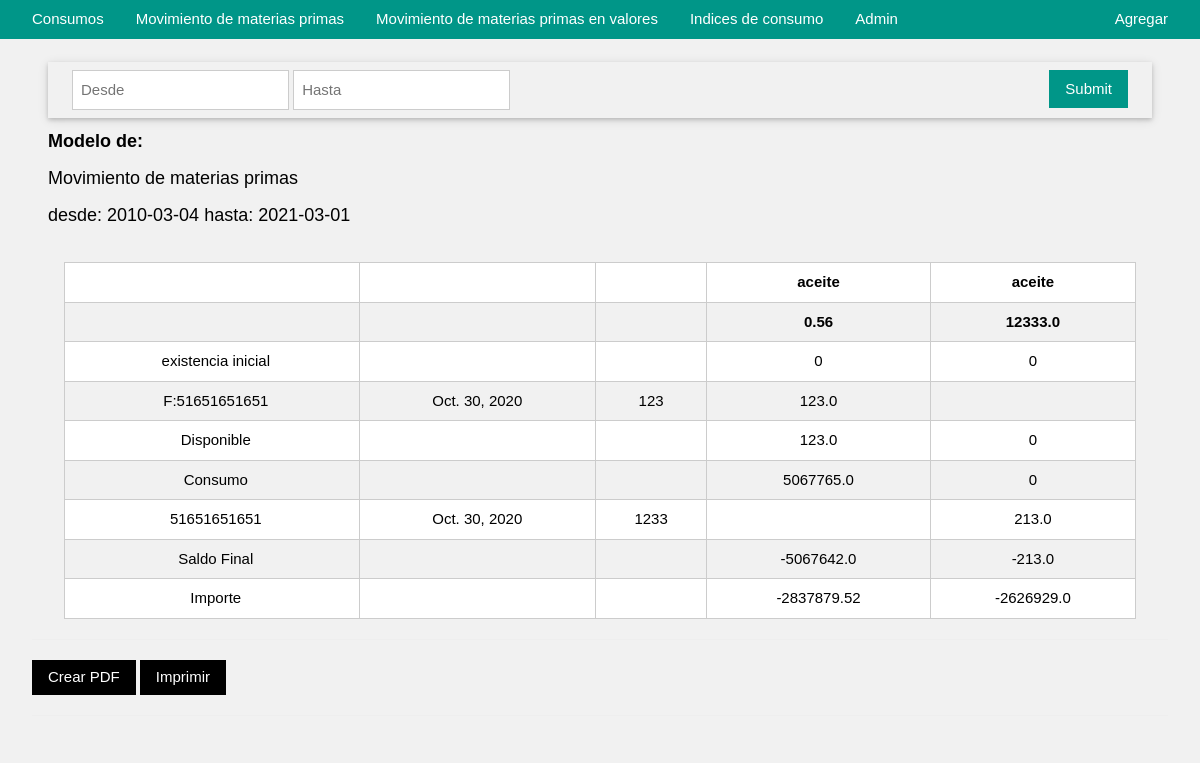
The page / on the database its author committed.
### main/models.py (models this page shows, shortened)
class LastSession(models.Model):
    option = models.CharField(max_length=80)
    value = models.CharField(max_length=80)
    objects = models.Manager()

class EntradaFT(models.Model):
    TIPOS = (('F', 'Factura'),('T', 'Traslado'))
    tipo = models.CharField(max_length=20,choices=TIPOS)
    Procedencia = models.CharField(max_length=80)
    No_documento = models.CharField(max_length=80)
    producto = models.ManyToManyField(Producto,through='FT',verbose_name="Producto que entra")
    dia = models.DateField(default=datetime.now)
    identificador = models.CharField(max_length=80,primary_key=True)
    created = models.DateTimeField(auto_now_add=True)
    updated = models.DateTimeField(auto_now=True)
    objects = models.Manager()
    def __str__(self):
        return self.tipo + ':' + self.No_documento

class SalidaFT(models.Model):
    Destino = models.CharField(max_length=80)
    No_documento = models.CharField(max_length=80)
    producto = models.ManyToManyField(Producto,through='FTS',verbose_name="Producto que sale")
    dia = models.DateField(default=datetime.now)
    identificador = models.CharField(max_length=80,primary_key=True)
    created = models.DateTimeField(auto_now_add=True,null=True)
    updated = models.DateTimeField(auto_now=True)
    objects = models.Manager()

### main/views.py (the view)
# urls.py: path('', views.MainFunc, name='Main_Page'),
def MainFunc(request,actual_type = 'PN', desde = '2019-10-05', hasta ='2020-10-05'):
    lsActualType = retrive_lst(LastSession,'actual_type')
    lstdesde = retrive_lst(LastSession,'desde')
    lsthasta = retrive_lst(LastSession,'hasta')
    if request.method == 'POST':
        form = GetModelForm(request.POST)
        if form.is_valid():
            cd = form.cleaned_data
            return HttpResponseRedirect('/'+'?desde='+str(cd['desde'])+'&hasta='+str(cd['hasta']))
    else:
        form = GetModelForm()
        desde = request.GET.get('desde') or lstdesde.value
        hasta = request.GET.get('hasta') or lsthasta.value
        actual_type = request.GET.get('actualtype') or lsActualType.value
        lsthasta.value = hasta
        lstdesde.value = desde
        lsActualType.value = actual_type
        lsActualType.save()
        lstdesde.save()
        lsthasta.save()
    tipos = Tipos.as_list()
    return render(request, 'Main.html', {'tipos': tipos,
                                         'actual_type':actual_type,
                                         'desde':desde,
                                         'hasta':hasta,
                                         'form':form})

### main/forms.py
class GetModelForm(forms.Form):
    desde = forms.DateField(label='desde', widget = forms.DateInput(attrs={'class':'datepicker w3-input w3-border',
                                                                           'placeholder':'Desde',"style":""}))
    hasta = forms.DateField(label='hasta', widget = forms.DateInput(attrs={'class':'datepicker w3-input w3-border',
                                                                           'placeholder':'Hasta',"style":""}))

### main/models.py (called while the page is built)
    @classmethod
    def as_list(self):
        allPRODUCTS = self.objects.all()
        productlist =[]
        for product in allPRODUCTS:
            productlist.append([product.key,product.verbose_name])
        return productlist

### main/templatetags/inclusion_tags.py (called while the page is built, shortened)
@register.inclusion_tag('tablas/tabla.html')
def show_table_type(desde, hasta ,table_type):
  if table_type == 'MMP':
    return make_mov_materias_primas(desde, hasta)

@register.inclusion_tag("fieldTooltip.html")
def renderFieldTooltiped(field, style="", css_class=""):
    return {
      "style":style,
      "field":field,
      "class":css_class
    }

### main/templatetags/simple_tags.py (called while the page is built, shortened)
@register.simple_tag
def get_value_of_cell(cell):
  return get_value_from_key(cell,'value')

@register.simple_tag
def get_colspan_of_cell(cell):
  return get_value_from_key(cell,'colspan')

@register.simple_tag
def get_rowspan_of_cell(cell):
  return get_value_from_key(cell,'rowspan')

@register.simple_tag
def get_value_from_key(object, key):
    if key == 'producto':
        return object.producto
    if key == 'valesalida':
        return object.valesalida
    if type(object) == dict:
        return object[key]
    else:
        return object.__dict__[key]

@register.simple_tag
def get_verbose_model_type(tipos, actual_type):
  if actual_type == 'MMP':
    return 'Movimiento de materias primas'

@register.simple_tag
def get_value_from_index(object, index):
    return object[index]

### main/templatetags/utils.py (called while the page is built)
def calc_consumo(desde, hasta, productos):
    used_products = productos
    table_data = []
    for ii in used_products:
      cell_cantidad = 0
      for item in Vale.objects.filter(valesalida__dia__gte = desde , valesalida__dia__lte = hasta):
        if item.producto == ii:
          cell_cantidad = cell_cantidad + item.cantidad
      table_data.append(cell_cantidad)
    return table_data

def is_in(objeto,lista):
  for i in lista:
    if i == objeto:
      return True
  return False

### main/TEMPLATES/Main.html (shortened to what this page needs)
{% extends "base.html" %}{% load simple_tags %}{% load inclusion_tags %}{% load staticfiles %} {% block title %}{% get_verbose_model_type tipos actual_type %}{% endblock %} {% block content %}
<!DOCTYPE html>
<html>
<body>
    <div class="w3-container">
        <div class="w3-container">
            <br>
            <div class="w3-card-2 w3-row-padding">
                <form method="post" class="w3-padding inline-form w3-row-padding">
                    {% csrf_token %} {% renderFieldTooltiped form.desde %} {% renderFieldTooltiped form.hasta %}
                    <button style="" class="w3-btn w3-ripple w3-teal w3-padding w3-right">Submit</button>
                </form>
            </div>
        </div>
        <div class="printable-model" style="z-index=100">
            <div class="w3-container w3-animate-opacity">
                <header>
                    <hgroup>
                        <h5><b>Modelo de: </b></h5>
                        <h5>{% get_verbose_model_type tipos actual_type %}</h5>
                        <h5>desde: {{desde}} hasta: {{hasta}}</h5>
                    </hgroup>
                </header>
            </div>
            <div class="w3-container w3-animate-opacity">
                <div class="w3-container w3-responsive">
                    <br> {% show_table_type desde hasta actual_type %}
                </div>
            </div>
        </div>
        <hr>
        <button class="w3-btn " >Crear PDF</button>
        <button class="w3-btn print-btn" >Imprimir</button>
        <hr>
    </div>
</body>
</html>
{% endblock %}

### main/TEMPLATES/base.html (shortened to what this page needs)
{% load staticfiles %}{% load simple_tags %}
<!DOCTYPE html>
<html>
<link href="{%static  '/css/jquery-ui.css' %}" rel="stylesheet">
<link href="{%static  '/css/w3.css' %}" rel="stylesheet">
<link href="{%static  '/css/a.css' %}" rel="stylesheet">
<link href="{%static  '/css/font-awesome/css/font-awesome.min.css' %}" rel="stylesheet">
<link href="{%static  '/css/metrize_icons/style.css' %}" rel="stylesheet">
<head>
</head>
<body class="w3-light-grey">
    <ul class="w3-container w3-navbar w3-teal">
        <li class="w3-dropdown-hover w3-teal">
            <a>Consumos</a>
        </li>
        <li><a href=/?actualtype=MMP>Movimiento de materias primas</a></li>
        <li><a href=/?actualtype=MMPV>Movimiento de materias primas en valores</a></li>
        <li><a href=/?actualtype=IC>Indices de consumo</a></li>
        <li><a href=/admin>Admin</a></li>
        <li class="w3-dropdown-hover w3-teal w3-right">
            <a>Agregar</a>
        </li>
    </ul>
    <div class="w3-container">
        {% block content %} {% endblock %}
    </div>
</body>
<br>
</html>

### main/TEMPLATES/fieldTooltip.html (shortened to what this page needs)
<div class="tooltip {{ class }}" style={{ style }}>{{ field}}</div>

### main/TEMPLATES/tablas/tabla.html
{% load simple_tags %}{% load inclusion_tags %}{% block content %}
<table class="w3-table-all w3-centered">
    <thead>
        {% for i in head %}
        <tr>
            {% for ii in i %}
            <th class="text-center w3-border" contenteditable="true" colspan={% get_colspan_of_cell ii %} rowspan={% get_rowspan_of_cell ii %}>{% get_value_of_cell ii %}</th>
            {% endfor %}
        </tr>
        {% endfor %}
    </thead>
    <tbody>
        {% for i in data %}
        <tr>
            {% for ii in i %}
            <td class="text-center w3-border" contenteditable="true">{{ ii }}</td>
            {% endfor %}
        </tr>
        {% endfor %}
    </tbody>
</table>
{% endblock %}

### main/static/css/w3.css (style rules this page uses)
*,*:before,*:after { box-sizing:inherit }
html { -ms-text-size-adjust:100%;-webkit-text-size-adjust:100% }
body { margin:0 }
article,aside,details,figcaption,figure,footer,header,main,menu,nav,section,summary { display:block }
a { background-color:transparent;-webkit-text-decoration-skip:objects }
hr { box-sizing:content-box;height:0;overflow:visible }
button,input,select,textarea { font:inherit;margin:0 }
button,input { overflow:visible }
button,select { text-transform:none }
button,html [type=button],[type=reset],[type=submit] { -webkit-appearance:button }
html,body { font-family:Verdana,sans-serif;font-size:15px;line-height:1.5 }
html { overflow-x:hidden }
h1,h2,h3,h4,h5,h6,.w3-slim,.w3-wide { font-family:"Segoe UI",Arial,sans-serif }
h5 { font-size:18px }
h1,h2,h3,h4,h5,h6 { font-weight:400;margin:10px 0 }
hr { border:0;border-top:1px solid #eee;margin:20px 0 }
a { color:inherit }
.w3-table,.w3-table-all { border-collapse:collapse;border-spacing:0;width:100%;display:table }
.w3-table-all { border:1px solid #ccc }
.w3-bordered tr,.w3-table-all tr { border-bottom:1px solid #ddd }
.w3-table-all tr:nth-child(odd) { background-color:#fff }
.w3-table-all tr:nth-child(even) { background-color:#f1f1f1 }
.w3-centered tr th,.w3-centered tr td { text-align:center }
.w3-table td,.w3-table th,.w3-table-all td,.w3-table-all th { padding:8px 8px;display:table-cell;text-align:left;vertical-align:top }
.w3-table th:first-child,.w3-table td:first-child,.w3-table-all th:first-child,.w3-table-all td:first-child { padding-left:16px }
.w3-btn,.w3-btn-block { border:none;display:inline-block;outline:0;padding:6px 16px;vertical-align:middle;overflow:hidden;text-decoration:none!important;color:#fff;background-color:#000;text-align:center;cursor:pointer;white-space:nowrap }
.w3-btn,.w3-btn-floating,.w3-btn-floating-large,.w3-closenav,.w3-opennav,.w3-btn-block { -webkit-touch-callout:none;-webkit-user-select:none;-khtml-user-select:none;-moz-user-select:none;-ms-user-select:none;user-select:none }
.w3-navbar { list-style-type:none;margin:0;padding:0;overflow:hidden }
.w3-navbar li { float:left }
.w3-navbar li a,.w3-navitem,.w3-navbar li .w3-btn,.w3-navbar li .w3-input { display:block;padding:8px 16px }
.w3-navbar .w3-dropdown-hover,.w3-navbar .w3-dropdown-click { position:static }
.w3-navbar .w3-dropdown-hover:hover,.w3-navbar .w3-dropdown-hover:first-child,.w3-navbar .w3-dropdown-click:hover { background-color:#ccc;color:#000 }
.w3-navbar a,.w3-topnav a,.w3-sidenav a,.w3-dropdown-content a,.w3-accordion-content a,.w3-dropnav a { text-decoration:none!important }
.w3-btn,.w3-btn-floating,.w3-dropnav a,.w3-btn-floating-large,.w3-btn-block, .w3-navbar a,.w3-sidenav a,.w3-pagination li a,.w3-hoverable tbody tr,.w3-hoverable li, .w3-accordion-content a,.w3-dropdown-content a,.w3-dropdown-click:hover,.w3-dropdown-hover:hover,.w3-opennav,.w3-closenav,.w3-closebtn,*[class*="w3-hover-"] { -webkit-transition:background-color .25s,color .15s,box-shadow .25s,opacity 0.25s,filter 0.25s,border 0.15s;transition:background-color .25s,color .15s,box-shadow .15s,opacity .25s,filter .25s,border .15s }
.w3-ripple { -webkit-transition:opacity 0s;transition:opacity 0s }
.w3-input { padding:8px;display:block;border:none;border-bottom:1px solid #808080;width:100% }
.w3-dropdown-click,.w3-dropdown-hover { position:relative;display:inline-block;cursor:pointer }
.w3-responsive { overflow-x:auto }
.w3-container:after,.w3-panel:after,.w3-row:after,.w3-row-padding:after,.w3-topnav:after,.w3-clear:after,.w3-btn-group:before,.w3-btn-group:after,.w3-btn-bar:before,.w3-btn-bar:after { content:"";display:table;clear:both }
.w3-right { float:right!important }
.w3-border { border:1px solid #ccc!important }
.w3-padding-medium,.w3-padding,.w3-form { padding:8px 16px!important }
.w3-row-padding,.w3-row-padding>.w3-half,.w3-row-padding>.w3-third,.w3-row-padding>.w3-twothird,.w3-row-padding>.w3-threequarter,.w3-row-padding>.w3-quarter,.w3-row-padding>.w3-col { padding:0 8px }
.w3-container { padding:0.01em 16px }
.w3-card-2,.w3-example { box-shadow:0 2px 4px 0 rgba(0,0,0,0.16),0 2px 10px 0 rgba(0,0,0,0.12)!important }
.w3-animate-opacity { -webkit-animation:opac 0.8s;animation:opac 0.8s }
.w3-teal,.w3-hover-teal:hover { color:#fff!important;background-color:#009688!important }
.w3-light-grey,.w3-hover-light-grey:hover,.w3-light-gray,.w3-hover-light-gray:hover { color:#000!important;background-color:#f1f1f1!important }

### main/TEMPLATES/base.html (style rules this page uses)
body, h1, h2, h3, h4, h5 { font-family: "Verdana", sans-serif }

### rows shown on the page
LastSession: value "Movimiento de materias primas"
LastSession: value "2010-03-04"
LastSession: value "2021-03-01"
EntradaFT: tipo+No_documento "F:51651651651", i "Oct. 30, 2020" "123" "123.0"
SalidaFT: i "51651651651" "Oct. 30, 2020" "1233"

### other values the page prints
{{ ii }} "existencia inicial" "0" "0" "Disponible" "123.0" "0" "Consumo" "5067765.0" "0" "213.0" "Saldo Final" "-5067642.0" "-213.0" "Importe" "-2837879.52" "-2626929.0"
